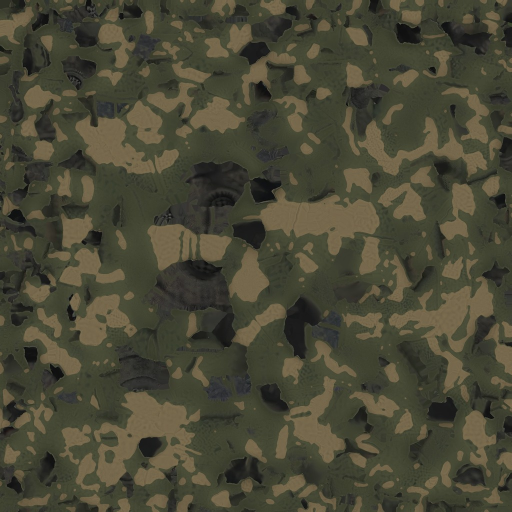
#> input picture game/models/battle/fh_battle_attacker_1_Image_0.jpg, 1024 x 1024 px (shown at 1/2 size)
$ python clean_camo.py 3 ../../models/battle/fh_battle_attacker_1_Image_0.jpg ../../models/battle/fh_battle_attacker_1_col.jpg
#> lines starting #> are read from the running program, lines starting #| are printed output that depends on the picture; after the words box and inside, x2 and y2 are one past the last pixel; in counts of white or black regions, pixels touching at a corner belong together; long printed decimals are rounded
"""Чистая окраска моделей ангара (тест 3.5-s3: текстуры «идеально»; решение Kanta 17.10 — перекраска кодом,
кредиты Meshy не тратим). Раскладка пятен камуфляжа — исходная, от Meshy, но каждая точка обшивки
приводится к одному из K цветов палитры (k-means по самой текстуре, насыщенность возвращается): уходят
«сетка», «трещины» и грязь Meshy, кромки пятен ровные. Швы и лючки — множитель из высоких частот исходной
яркости, крупная светотень — слабо. Стекло фонаря (синее) и тёмные части (сопла, ниши, обтекатель) — исходные.
Пишет базовую текстуру ангара (извлечённый *_0.png) и, если задана, боевую (*_Image_0.jpg — та же развёртка,
размер свой). Сами GLB не трогаем: Godot перезаписывает извлечённую картинку, только если изменилась встроенная.

Применено (17.10.2026) к камуфлированным: attacker_1 2, attacker_2 2, fighter_1 2. Бомбардировщики и fighter_2
одноцветные и уже чистые — перекраска давала пятна и съедала швы, оставлены исходными.

Запуск: python3 clean_camo.py <K> <текстура ангара _0.png> [боевая _Image_0.jpg]"""
import sys
import numpy as np
from PIL import Image, ImageFilter

K = int(sys.argv[1])
src_f = sys.argv[2]
battle_f = sys.argv[3] if len(sys.argv) > 3 else None
SAT = 1.45        # k-means усредняет пятна с грязью — палитра сереет; столько насыщенности возвращаем
LUMA = np.array([0.299, 0.587, 0.114], np.float32)

src_im = Image.open(src_f)
#> src_im is the input picture: PIL image 1024x1024 RGB; mean R, G, B 73.1, 71.4, 53.8
src = src_im.convert("RGB")
H = src.size[1]
#> H = 1024
s = H / 2048.0    # радиусы фильтров заданы для 2048
#> s = 0.5
rgb = np.asarray(src, np.float32) / 255
lum = rgb @ LUMA
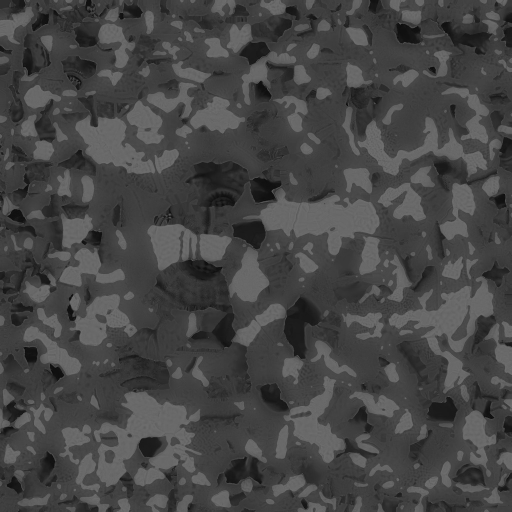
#> lum: shape (1024, 1024) float32 (shown at 1/2 size); min 0.00808, max 0.463, mean 0.274


def gray(a, f):
    return np.asarray(Image.fromarray((np.clip(a, 0, 1) * 255).astype(np.uint8)).filter(f), np.float32) / 255


# палитра: k-means по пикселям обшивки (без тёмных и пересвеченных)
rng = np.random.default_rng(1)
pick = rgb[(lum > 0.18) & (lum < 0.92)]
pick = pick[rng.integers(0, len(pick), 60000)]
cent = np.quantile(pick, np.linspace(0.2, 0.8, K), axis=0) if K > 1 else pick.mean(0, keepdims=True)
#> cent = [[0.235, 0.243, 0.184], [0.263, 0.275, 0.204], [0.439, 0.392, 0.286]]
for _ in range(30):
    lab = ((pick[:, None, :] - cent[None]) ** 2).sum(-1).argmin(1)
    cent = np.array([pick[lab == k].mean(0) if (lab == k).any() else cent[k] for k in range(K)])
cent = cent[np.argsort(cent @ LUMA)]
lc = (cent @ LUMA)[:, None]
#> lc = [0.226, 0.269, 0.403]
cent = np.clip(lc + (cent - lc) * SAT, 0, 1)
#> cent = [[0.227, 0.238, 0.162], [0.273, 0.285, 0.177], [0.471, 0.399, 0.246]]
print("PALETTE", np.round(cent, 3).tolist())
#| PALETTE [[0.227, 0.238, 0.162], [0.273, 0.285, 0.177], [0.471, 0.399, 0.246]]

# раскладка: ближайший цвет палитры по сглаженному исходнику, кромки — медианой
sm = np.asarray(src.filter(ImageFilter.GaussianBlur(5 * s)), np.float32) / 255
l0 = (sm @ LUMA)[..., None]
sm = l0 + (sm - l0) * SAT
idx = ((sm[..., None, :] - cent[None, None]) ** 2).sum(-1).argmin(-1).astype(np.uint8)
med = max(3, int(9 * s) | 1)
#> med = 5
idx = np.asarray(Image.fromarray(idx * 50).filter(ImageFilter.MedianFilter(med)).filter(ImageFilter.MedianFilter(med)),
                 np.uint8) // 50
camo = cent[np.minimum(idx, K - 1)]

# детали: высокие частоты яркости (швы, лючки), «трещины» почти не видны; крупная светотень — слабо
blur = gray(lum, ImageFilter.GaussianBlur(4 * s))
detail = 1 + (np.clip(lum / np.maximum(blur, 0.05), 0.75, 1.06) - 1) * 0.6
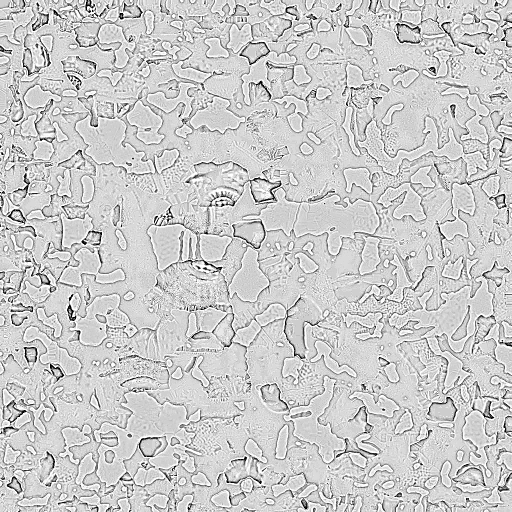
#> detail: shape (1024, 1024) float32 (shown at 1/2 size); min 0.85, max 1.04, mean 0.998; drawn with min black and max white
blur24 = gray(lum, ImageFilter.GaussianBlur(24 * s))
skin = lum > 0.18
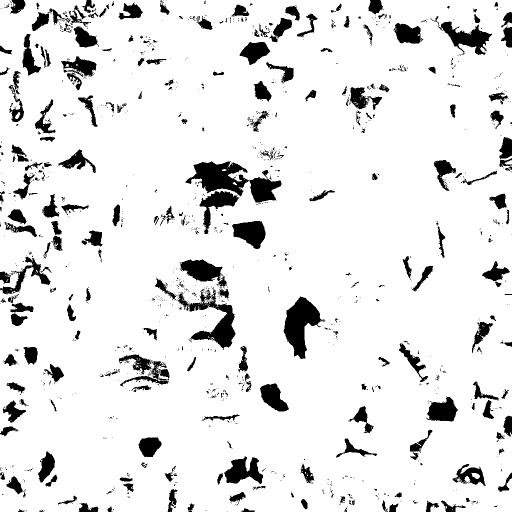
#> skin: shape (1024, 1024) bool (shown at 1/2 size); 89.8% white; 1295 black regions (1037 under 20 px), largest, box (x1, y1, x2, y2) and area: (370, 323, 563, 405) 6965, (567, 593, 650, 718) 4984, (355, 574, 471, 699) 4476
shade = np.clip(blur24 / max(1e-3, float(np.median(blur24[skin]))), 0.85, 1.12)
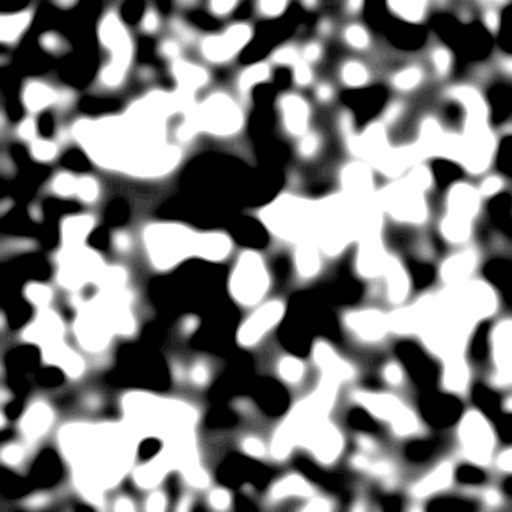
#> shade: shape (1024, 1024) float32 (shown at 1/2 size); min 0.85, max 1.12, mean 0.986; drawn with min black and max white
new = np.clip(camo * (detail * shade)[..., None], 0, 1)

# стекло (тёмное синее; у голубых самолётов обшивка тоже синяя, но светлая) и тёмное (сопла, ниши, обтекатель носа) — исходные, с мягким переходом
glass = ((rgb[..., 2] - np.maximum(rgb[..., 0], rgb[..., 1]) > 0.03) & (blur < 0.4)).astype(np.float32)
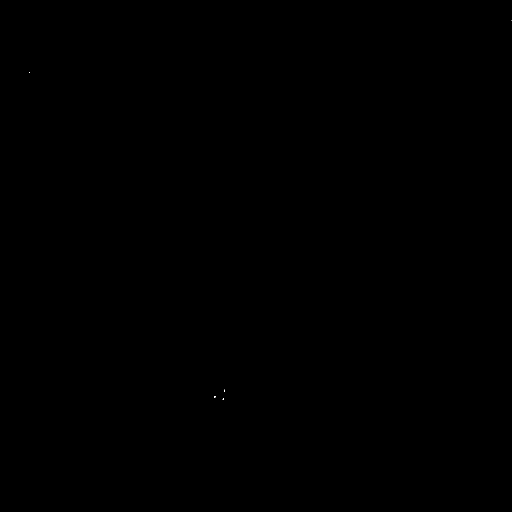
#> glass: shape (1024, 1024) float32 (shown at 1/2 size); values 0 (black) and 1 (white), 0% white in thin lines or dots, all inside (x1, y1, x2, y2) = (58, 41, 1024, 800)
dark = np.clip((0.27 - blur) / 0.06, 0, 1)
keep = gray(np.maximum(glass, dark), ImageFilter.MedianFilter(5))
keep = gray(keep, ImageFilter.MaxFilter(3))[..., None]
#> in gray (call 4), `return np.asarray(Image.fromarray((np.clip(a, 0, 1) * 255).astype(np.u..`:
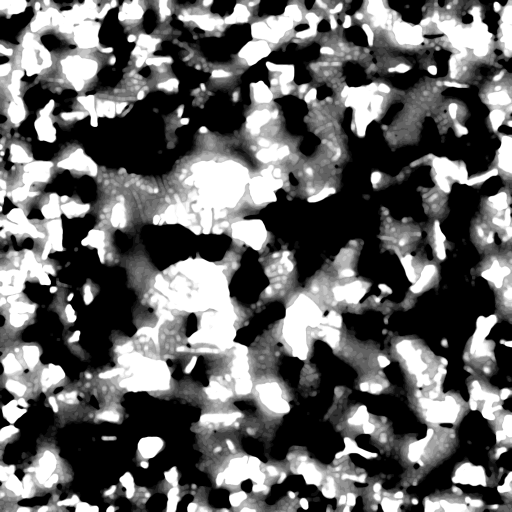
#> returned value: shape (1024, 1024) float32 (shown at 1/2 size); min 0, max 1, mean 0.401
new = new * (1 - keep) + rgb * keep

out = Image.fromarray((new * 255 + 0.5).astype(np.uint8), "RGB")
if src_im.mode == "RGBA":
    out.putalpha(src_im.getchannel("A"))
out.save(src_f)
print("SAVED", src_f)
if battle_f:
    b = Image.open(battle_f)
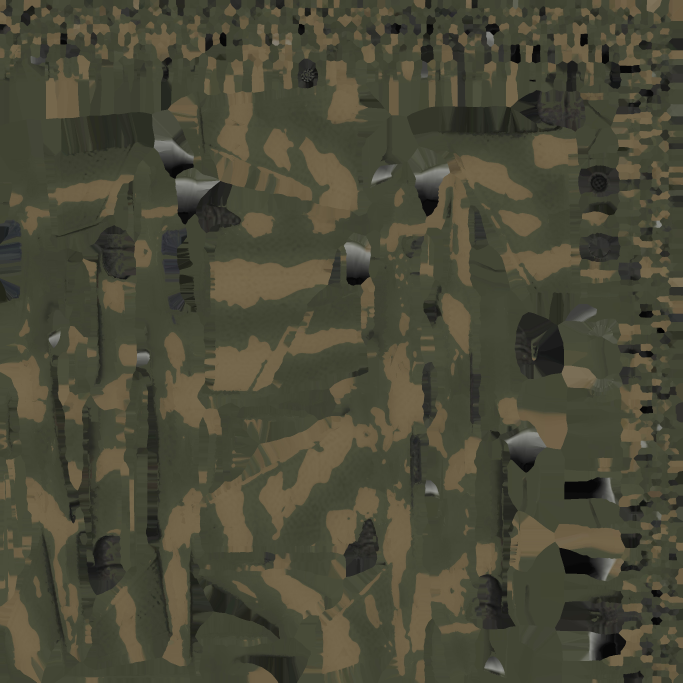
#> input picture game/models/battle/fh_battle_attacker_1_col.jpg, 2048 x 2048 px (shown at 1/3 size)
#> b is the input picture: PIL image 2048x2048 RGB; mean R, G, B 74.8, 73.5, 56
    out.convert("RGB").resize(b.size, Image.LANCZOS).save(battle_f, quality=92)
    print("SAVED", battle_f)
